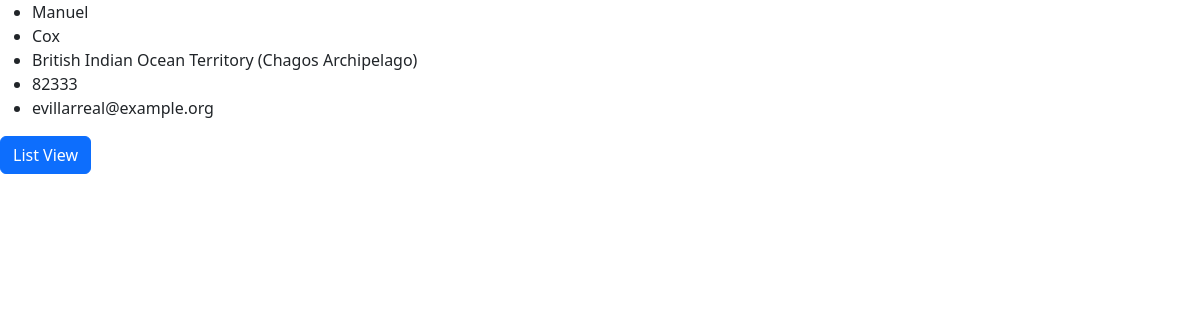
/detail/97/, run on the app's committed database.
### app1/models.py (models this page shows, shortened)
class Student(models.Model):
    fname = models.CharField(max_length=50)
    lname = models.CharField(max_length=50)
    address = models.CharField(max_length=50)
    pincode = models.CharField(max_length=50)
    email = models.EmailField(max_length=254)

### app1/views.py (the view)
# urls.py: path('detail/<pk>/',details,name='details')
def details(request,pk):
    d_student = Student.objects.filter(id=pk)[0]
    return render(request,'detail.html',{"s_detail":d_student})

### app1/templates/detail.html
{% extends './base.html' %}
{% block contant %}
<ul>
    <li>{{s_detail.fname}}</li>
    <li>{{s_detail.lname}}</li>
    <li>{{s_detail.address}}</li>
    <li>{{s_detail.pincode}}</li>
    <li>{{s_detail.email}}</li>
</ul>
<a href="{% url 'lists'%}" class="btn btn-primary">List View</a>
{% endblock contant %}

### data on the page
Student: fname "Manuel", lname "Cox", address "British Indian Ocean Territory (Chagos Archipelago)", pincode "82333", email "evillarreal@example.org"
